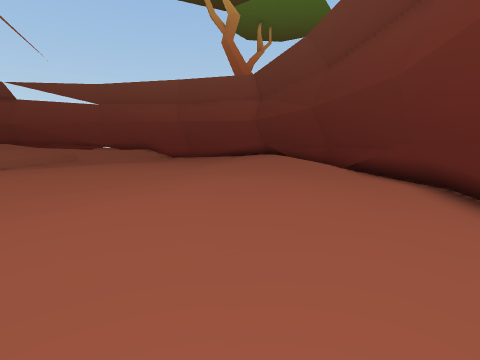
view 1 (above)

17 first-person views from a walk through a 3-D level made in the Unity game engine. The camera is 1.3 m above the floor, tilts 8° down and sees 85° across. The floor is counted in squares, 1 m on a side. Each view is taken from the middle of a square. On the plan, view 1 faces up. The plan holds only what a view shows up to about 13 squares ahead; the rest is blank. The place goes on beyond the plan. Some animated figures are not drawn.

view 2
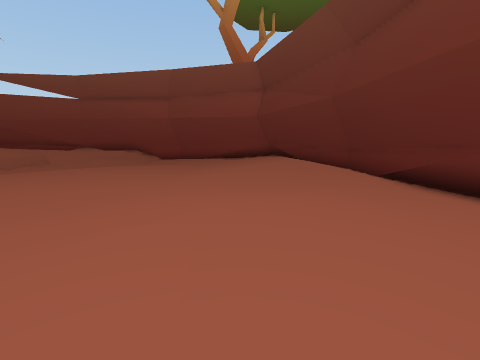

view 3
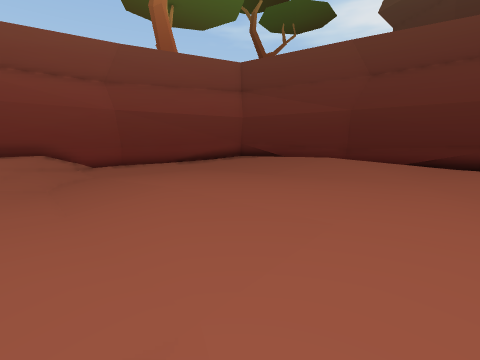

view 4
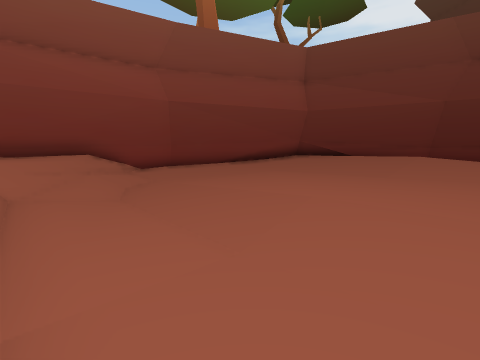

view 5
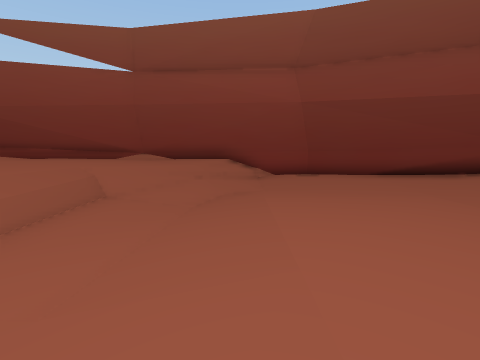

view 6
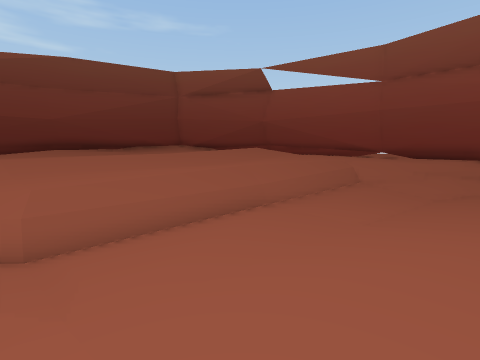

view 7
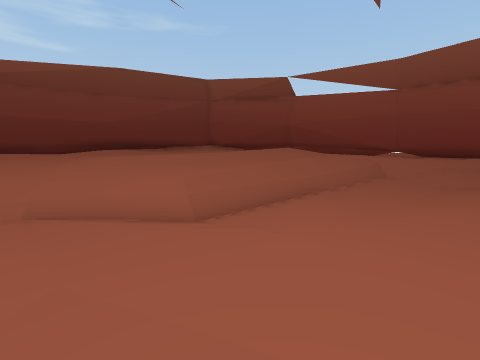

view 8
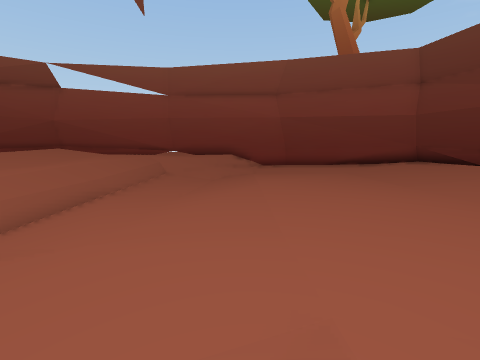

view 9
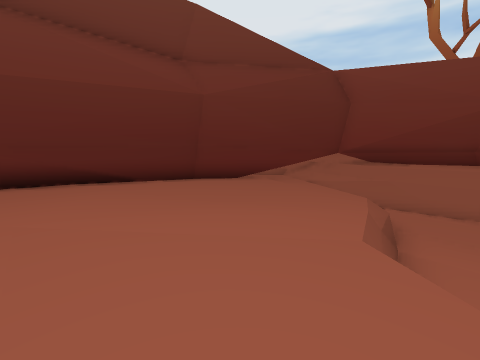

view 10
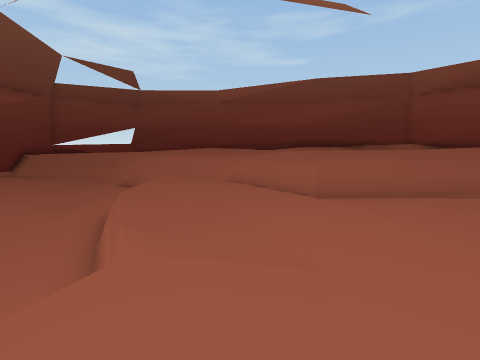

view 11
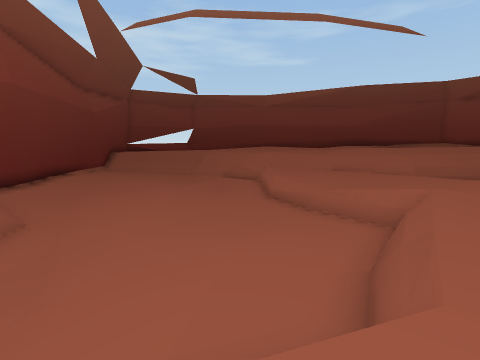

view 12
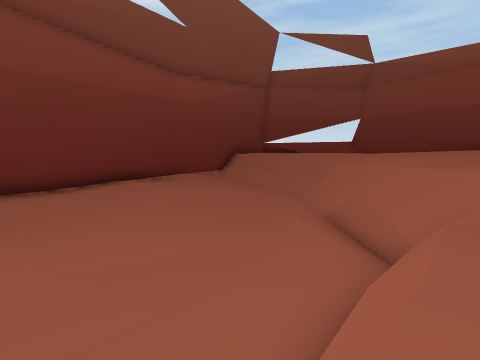

view 13
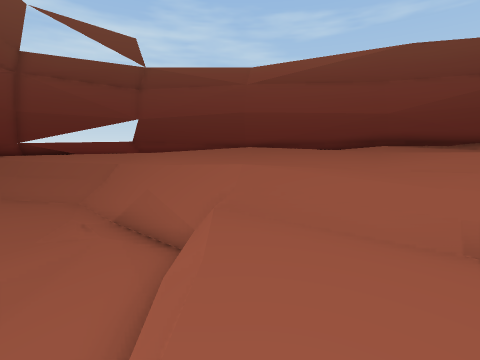

view 14
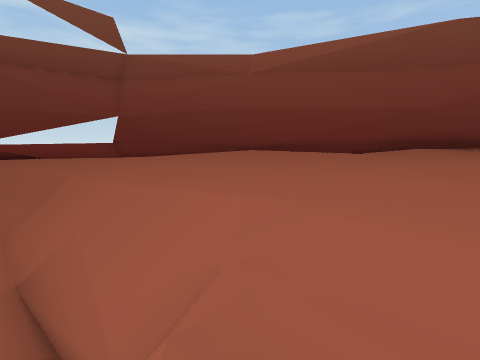

view 15
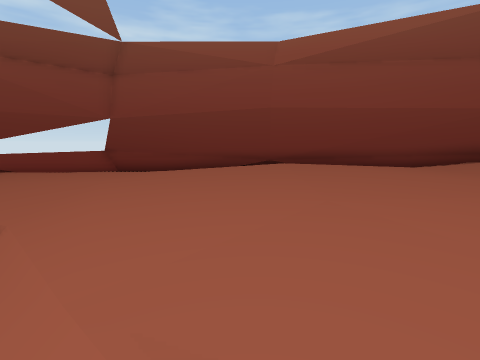

view 16
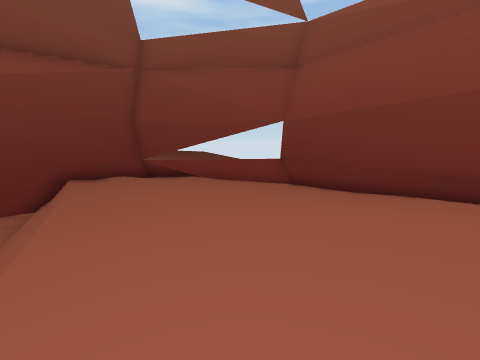

view 17
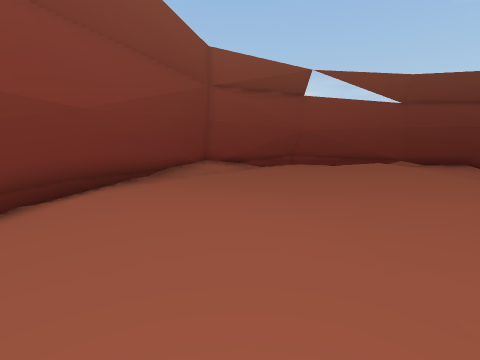

### Floor plan
Key: @ floor where view 1 was taken; # wall or solid block; . main floor; : floor 0.25 m higher than the main floor; - floor 0.25 m lower than the main floor; + floor 0.5 m higher than the main floor; _ floor 0.5 m lower than the main floor; * floor 0.75 m higher than the main floor; < floor 0.75 m lower than the main floor; % floor 1 m higher than the main floor; ( floor 1 m lower than the main floor; & floor 1.25 m higher than the main floor; / step, stairs or slope; = window, fence, low wall or low ledge; ^ raised ledge; v drop or lower ground.
Columns run from 31 left of view 1 to 6 right of it. Each row starts with its distance up from view 1.
 25             ^===######^^^^^
 24             ####  *+++######^
 23                  ***++=/--..##^
 22                 *****/ /--....##^
 21                 ****/ /----....:#
 20      #%**       %%*/#//---.....:
 19      #**%%%%%&&/%%*=//--......::+##
 18     ^#%%%%%%%&&/%%*=.--.......::++#
 17     ^#%%%%%%%%&/*%*=---.......::++
 16     #%****%%%%%/**/=--........::++ #^
 15    ^#%****%%%%%/**/#--..::....::++ #^
 14    ^#%%***%%%%%/**/.....:::...:++++ #
 13    ##%%***%%%%%***/....:::::.::++++ #
 12    #%%%%**%%%%%***/....::::::::++++:#
 11   ^#%%%%**%%%%%***=...::::::::::::::#
 10   ^#*%%%%%%%%%%***=..:::::::::::::::#
  9   ##***%%**%%%/**/#//:::::::::::::::#
  8   # %%%%*****//*+#/...:::::.::::::::#^
  7  ^# %%%%*******+/......//:..:::::::.#^
  6  ^# %%%******+*//......//:.::::::::.#
  5  #  %%%*****++//......####::::::::.#^
  4  #  %%%****++*/.....###__##:::.....#^
  3  #**%%****+++/# vvvv<<<<<_##.......#
  2 ^#********++/## <<<<<<<<<_<v.......#
  1 ^#+******++### <<<<<<<<<<<<<#......#
  0 ##++****++###<<<<_<<<<<<<(((#..@..#^
 -1 #+++***++##<(((<<<__<<<<<(((  ....#
 -2 #++++**++# (<<<<<_<<<<<<<<<<    .#^
 -3 #++++++++v<(<<<<_<<<<<     #    #^^
 -4 ^+++++++#_(<<<<_<<<<(<    ######^^
 -5 ^^++++++#<<<<<<<<<(<<_     ####^^
 -6  ^^+++++#  <<<_<<<<        ##^ ^
 -7   ^#+++     <_  ####       ^
 -8   ^#+++#     #####^^
 -9    ^######   ^^
-10         ^^

Where each view was taken, in squares from view 1:
view 1: 0 up, 0 right, facing up
view 2: 3 up, 0 right, facing up
view 3: 8 up, 11 left, facing up-right
view 4: 12 up, 12 left, facing up-right
view 5: 12 up, 8 left, facing up
view 6: 9 up, 8 left, facing up-left
view 7: 6 up, 8 left, facing up-left
view 8: 6 up, 8 left, facing up
view 9: 7 up, 5 left, facing down-right
view 10: 7 up, 5 left, facing left
view 11: 2 up, 2 left, facing left
view 12: 4 up, 12 left, facing down-left
view 13: 4 up, 12 left, facing left
view 14: 4 up, 15 left, facing left
view 15: 3 up, 18 left, facing left
view 16: 3 up, 22 left, facing down-left
view 17: 7 up, 24 left, facing up
